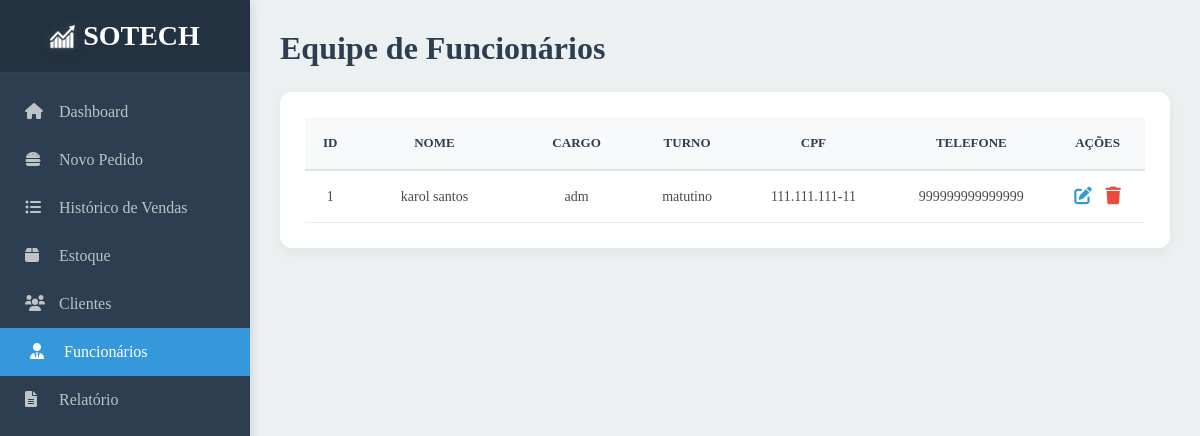
The page /funcionarios/ on the database as committed earlier.
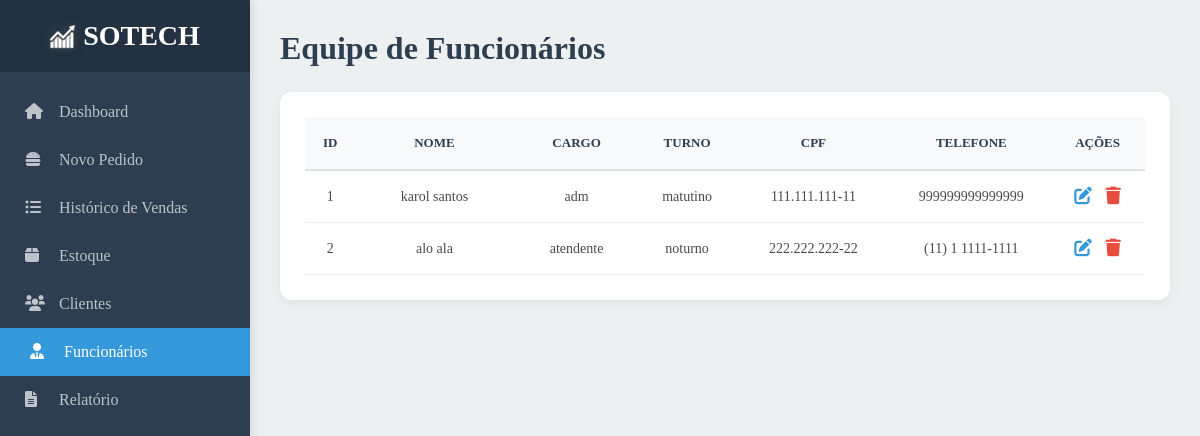
The same page on the database as committed later.
### core/models.py (models this page shows, shortened)
class Funcionario(AbstractUser):
    cargo = models.CharField("Cargo", max_length=50)
    turno = models.CharField("Turno", max_length=30)
    cpf = models.CharField("CPF", max_length=14)
    telefone = models.CharField("Telefone", max_length=16, default="")

### core/views.py (the view)
# urls.py: path('funcionarios/',funcionarios,name="funcionarios"),
def funcionarios(request):
    funcionarios = Funcionario.objects.all()
    context = {
        "funcionarios": funcionarios
    }
    return render(request,"html/funcionarios.html",context)

### core/templates/html/funcionarios.html (shortened to what this page needs)
{% extends 'base.html' %}
{% load static %}
{% block estilo %}
<link rel="stylesheet" href="{% static 'style/style_funcionarios.css' %}?{% now 'U' %}">
{% endblock %}
{% block conteudo %}
<main class="main-content">
    <header class="main-header">
        <h1>Equipe de Funcionários</h1>
    </header>
    <div class="table-card">
        <table class="funcionarios-table">
            <thead>
                <tr>
                    <th>ID</th>
                    <th>Nome</th>
                    <th>Cargo</th>
                    <th>Turno</th>
                    <th>CPF</th>
                    <th>Telefone</th>
                    <th>Ações</th>
                </tr>
            </thead>
            <tbody>
                {% for funcionario in funcionarios %}
                <tr>
                    <td>{{ funcionario.id }}</td>
                    <td>{{ funcionario.first_name }} {{ funcionario.last_name }}</td>
                    <td>{{ funcionario.cargo }}</td>
                    <td>{{ funcionario.turno }}</td>
                    <td>{{ funcionario.cpf }}</td>
                    <td>{{ funcionario.telefone }}</td>
                    <td>
                        <button class="btn-edit"><i class="fas fa-edit"></i></button>
                        <a href="{% url 'funcionario_remover' funcionario.pk %}">
                            <button class="btn-delete"><i class="fas fa-trash"></i></button>
                        </a>
                    </td>
                </tr>
                {% endfor %}
            </tbody>
        </table>
    </div>
</main>
{% endblock %}

Rows that differ between the two databases and show on the page:
added Funcionario: id "2", first_name "alo", last_name "ala", cargo "atendente", turno "noturno", cpf "222.222.222-22", telefone "(11) 1 1111-1111"
